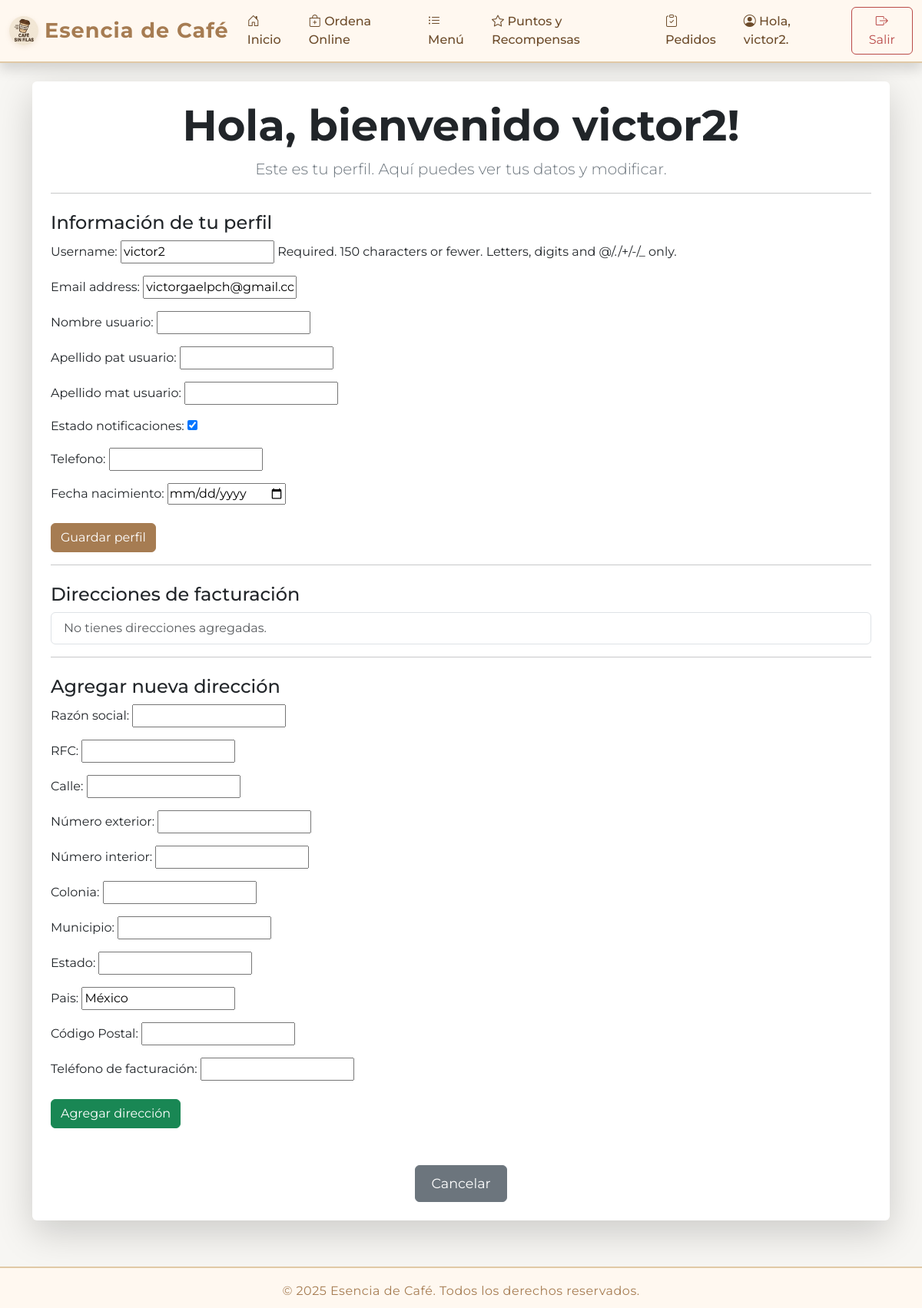
/perfil/editar/ (signed in), run on an earlier commit of the app's database.
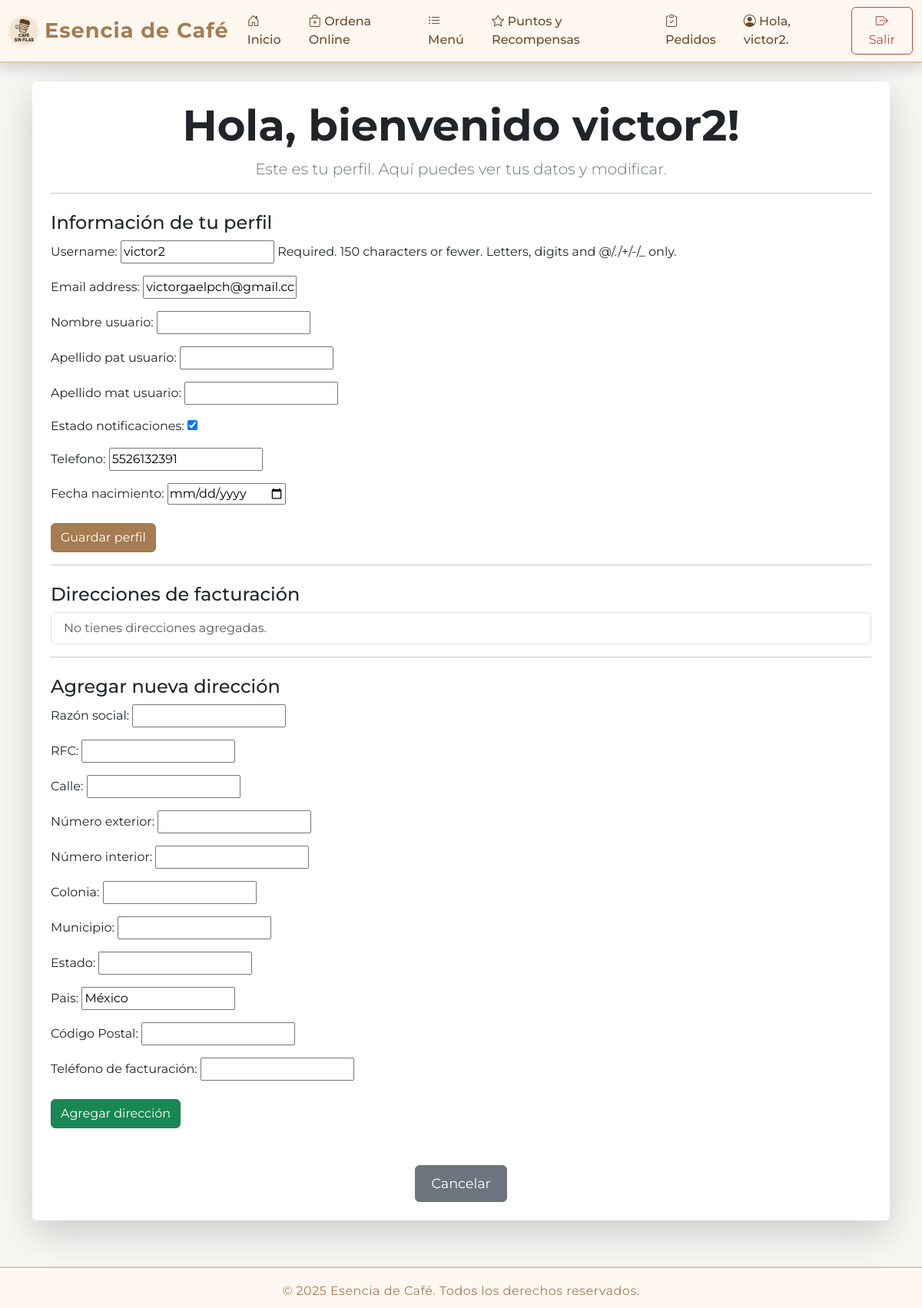
And on a later commit of the database.
### pedido/models.py (models this page shows, shortened)
class PerfilUsuario(models.Model):
    user = models.OneToOneField(
        User, on_delete=models.CASCADE, related_name='perfil')
    nombre_usuario = models.CharField(max_length=50, default='')
    apellido_pat_usuario = models.CharField(max_length=50)
    apellido_mat_usuario = models.CharField(max_length=50)
    estado_cuenta_usuario = models.CharField(max_length=20)
    estado_notificaciones = models.BooleanField(default=True)
    telefono = models.CharField(max_length=15)
    fecha_registro = models.DateTimeField(auto_now_add=True)
    fecha_nacimiento = models.DateField(null=True, blank=True)
    puntos = models.PositiveIntegerField(default=0)
    id_gestor_pagos_online = models.CharField(
        max_length=100, blank=True)

### perfil/views.py (the view)
# urls.py: path('perfil/editar/', views.editar_perfil, name='editar_perfil'),
@login_required
def editar_perfil(request):
    perfil = request.user.perfil
    direcciones = request.user.direcciones_facturacion.all()
    if request.method == 'POST':
        user_form = UserForm(request.POST, instance=request.user)
        perfil_form = PerfilUsuarioForm(request.POST, instance=perfil)
        direccion_form = DireccionFacturacionForm(request.POST)
        if 'guardar_perfil' in request.POST:
            if user_form.is_valid() and perfil_form.is_valid():
                user_form.save()
                perfil_form.save()
                return redirect('ver_perfil')
        elif 'agregar_direccion' in request.POST:
            if direccion_form.is_valid():
                nueva_direccion = direccion_form.save(commit=False)
                nueva_direccion.usuario = request.user
                nueva_direccion.save()
                return redirect('editar_perfil')
    else:
        user_form = UserForm(instance=request.user)
        perfil_form = PerfilUsuarioForm(instance=perfil)
        direccion_form = DireccionFacturacionForm()
    return render(request, 'perfil/editarPerfil.html', {
        'user_form': user_form,
        'perfil_form': perfil_form,
        'direccion_form': direccion_form,
        'direcciones': direcciones,
    })

### perfil/forms.py
class UserForm(forms.ModelForm):
    class Meta:
        model = User
        fields = ['username', 'email']

class PerfilUsuarioForm(forms.ModelForm):
    class Meta:
        model = PerfilUsuario
        fields = [
            'nombre_usuario',
            'apellido_pat_usuario',
            'apellido_mat_usuario',
            'estado_notificaciones',
            'telefono',
            'fecha_nacimiento',
        ]
        widgets = {
            'fecha_nacimiento': forms.DateInput(attrs={'type': 'date'}),
        }

### SisWebCafe/context_processors.py (called while the page is built)
def es_gerente(request):
    if request.user.is_authenticated:
        return {'es_gerente': request.user.groups.filter(name='Gerente').exists()}
    return {'es_gerente': False}

### templates/perfil/editarPerfil.html (shortened to what this page needs)
{% extends "Principal/base.html" %} {% load static %} {% block content %}
<div class="bg-white p-4 rounded shadow-lg">
  <div class="text-center">
    <h1 class="display-4 fw-bold text-dark">
      Hola, bienvenido {{ user.username }}!
    </h1>
    <p class="lead text-secondary">
      Este es tu perfil. Aquí puedes ver tus datos y modificar.
    </p>
  </div>
  <hr />
  <div class="mt-4">
    <h4 class="text-dark">Información de tu perfil</h4>
    <form method="post" class="text-start">
      {% csrf_token %} {{ user_form.as_p }} {{ perfil_form.as_p }}
      <button type="submit" name="guardar_perfil" class="btn btn-primary mt-2">
        Guardar perfil
      </button>
    </form>
  </div>
  <hr />
  <div class="mt-4">
    <h4 class="text-dark">Direcciones de facturación</h4>
    <ul class="list-group">
      {% for direccion in direcciones %}
      <li
        class="list-group-item d-flex justify-content-between align-items-center"
      >
        {{ direccion }}
        <span>
          <a
            href="{% url 'editar_direccion' direccion.id %}"
            class="btn btn-sm btn-warning"
            >Editar</a
          >
          <a
            href="{% url 'eliminar_direccion' direccion.id %}"
            class="btn btn-sm btn-danger"
            >Eliminar</a
          >
        </span>
      </li>
      {% empty %}
      <li class="list-group-item text-muted">
        No tienes direcciones agregadas.
      </li>
      {% endfor %}
    </ul>
  </div>
  <hr />
  <div class="mt-4">
    <h4 class="text-dark">Agregar nueva dirección</h4>
    <form method="post" class="text-start">
      {% csrf_token %} {{ direccion_form.as_p }}
      <button
        type="submit"
        name="agregar_direccion"
        class="btn btn-success mt-2"
      >
        Agregar dirección
      </button>
    </form>
  </div>
  <form action="/perfil/" class="text-center mt-5">
    <button
      type="submit"
      class="btn btn-secondary"
      style="padding: 10px 20px; font-size: 1.1rem"
    >
      Cancelar
    </button>
  </form>
</div>
{% endblock content %}

What changed in the data, as far as the page shows it:
changed PerfilUsuario: telefono (not shown) → "5526132391"
